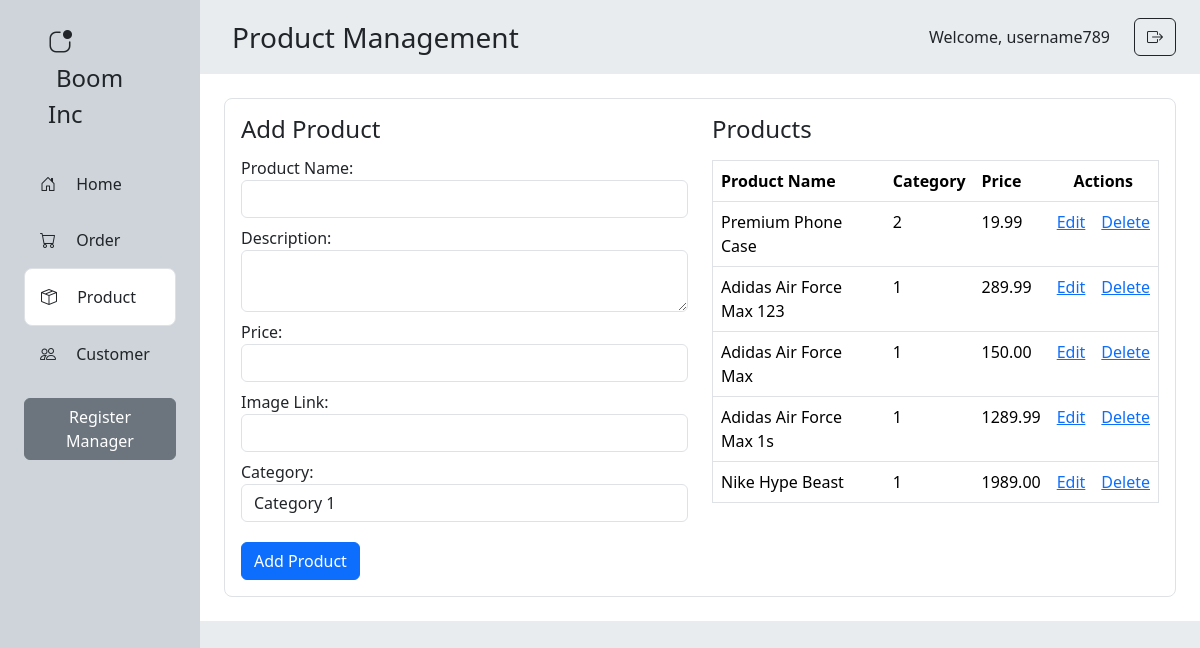
Page /admin/products.php (signed in) on the earlier database version.
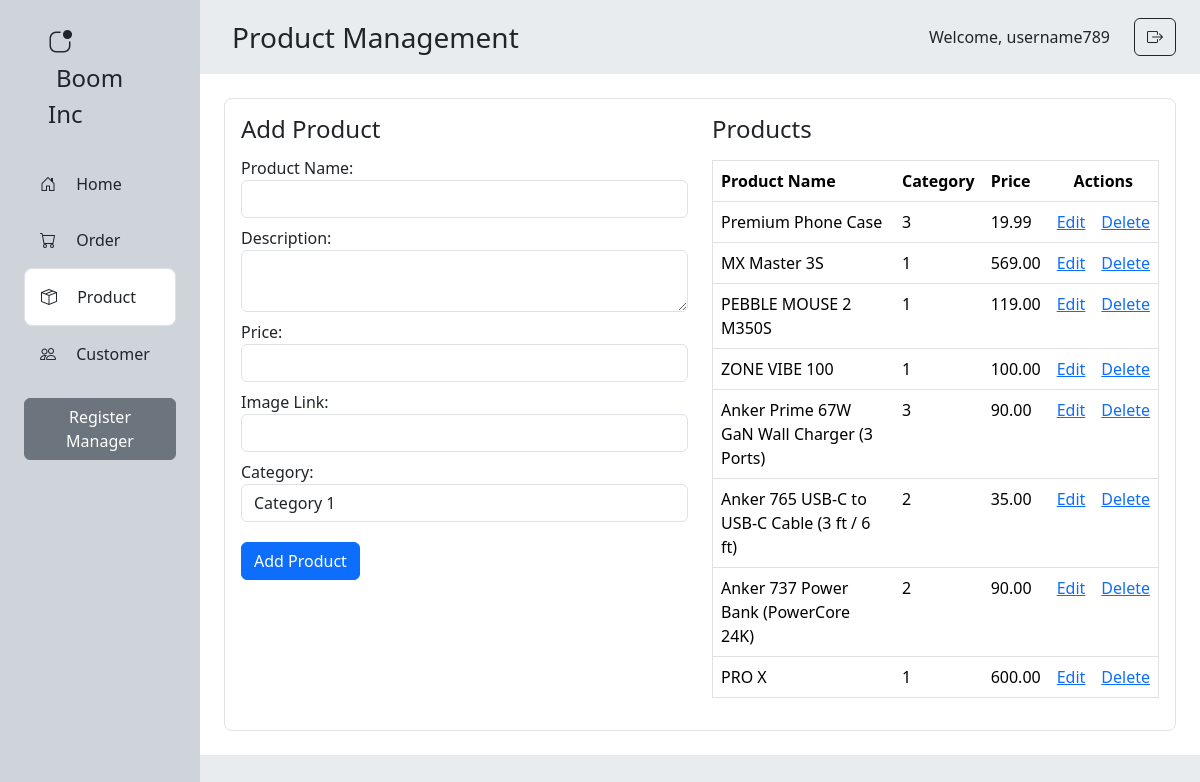
Same page on the later database version.
### tables this page shows
CREATE TABLE `products` (
  `product_id` int(11) NOT NULL,
  `product_name` varchar(255) NOT NULL,
  `description` text NOT NULL,
  `price` decimal(10,2) NOT NULL,
  `image_path` varchar(255) NOT NULL,
  `category_id` int(11) NOT NULL
);

### admin/products.php (the view, shortened to what this page needs)
<?php
include '../includes/db_connect.php';
$username = $_SESSION['username'];
?>
<!DOCTYPE html>
<html>
<head>
    <link rel="stylesheet" href="https://cdn.jsdelivr.net/npm/bootstrap@5.3.2/dist/css/bootstrap.min.css">
    <link rel="stylesheet" href="https://cdn.jsdelivr.net/npm/bootstrap-icons@1.11.3/font/bootstrap-icons.min.css">
</head>
<body>
    <div class="row m-0 min-vh-100">
        <div class="col-2 p-0 bg-dark-subtle">
            <div class="p-4 mx-4 fw-medium">
                <i class="bi bi-app-indicator fs-4 me-3"></i>
                <span class="ms-2 fs-4">Boom Inc</span>
            </div>
            <div class="mx-4">
                <div class="p-3">
                    <i class="bi bi-house-door me-3"></i>
                    Home
                </div>
                <div class="p-3" onclick="location.href='orders.php';" style="cursor: pointer;">
                    <i class="bi bi-cart me-3"></i>
                    Order
                </div>
                <div class="p-3 border rounded rounded-3 bg-white">
                    <i class="bi bi-box-seam me-3"></i>
                    Product
                </div>
                <div class="p-3">
                    <i class="bi bi-people me-3"></i>
                    Customer
                </div>
                <?php if ($_SESSION['role'] == 'admin'): ?>
                    <a href="register.php" class="my-3 btn btn-secondary">Register Manager</a>
                <?php endif; ?>
            </div>
        </div>
        <div class="col-10 p-0 bg-body-secondary">
            <div class="d-flex justify-content-between align-items-center">
                <div class="fw-medium fs-3 p-3 mx-3">
                    Product Management
                </div>
                <div class="px-4 d-flex align-items-center">
                    <span class="fs-6 fw-medium pe-4">Welcome,
                        <?php echo $username; ?>
                    </span>
                    <a href="logout.php" class="btn btn-outline-dark">
                        <i class="bi bi-box-arrow-right"></i>
                    </a>
                </div>
            </div>
            <div class="bg-white p-4">
                <div class="p-3 border rounded rounded-3">
                    <div class="row">
                        <div class="col-6 justify-content-around">
                            <h4 class="mb-2">Add Product</h4>
                            <form method="post">
                                <div class="py-1">
                                    <label for="product_name">Product Name:</label>
                                    <input type="text" class="form-control" id="product_name" name="product_name"
                                        required>
                                </div>
                                <div class="py-1">
                                    <label for="description">Description:</label>
                                    <textarea class="form-control" id="description" name="description"></textarea>
                                </div>
                                <div class="py-1">
                                    <label for="price">Price:</label>
                                    <input type="number" class="form-control" id="price" name="price" step=".01"
                                        required>
                                </div>
                                <div class="py-1">
                                    <label for="image_path">Image Link:</label>
                                    <input type="text" class="form-control" id="image_path" name="image_path" required>
                                </div>
                                <div class="py-1">
                                    <label for="category_id">Category:</label>
                                    <select class="form-control" id="category_id" name="category_id">
                                        <option value="1">Category 1</option>
                                    </select>
                                </div>
                                <button type="submit" name="submit" class="btn btn-primary mt-3">Add Product</button>
                            </form>
                        </div>
                        <div class="col-6">
                            <h4 class="mb-3">Products</h4>
                            <table class="table border">
                                <thead>
                                    <tr>
                                        <th>Product Name</th>
                                        <th>Category</th>
                                        <th>Price</th>
                                        <th colspan="2" class="text-center">Actions</th>
                                    </tr>
                                </thead>
                                <tbody>
                                    <?php
                                    $stmt = $conn->query("SELECT * FROM products");
                                    while ($row = $stmt->fetch()) { ?>
                                        <tr>
                                            <td>
                                                <?php echo $row['product_name']; ?>
                                            </td>
                                            <td>
                                                <?php echo $row['category_id']; ?>
                                            </td>
                                            <td>
                                                <?php echo $row['price']; ?>
                                            </td>
                                            <td class="text-center"><a
                                                    href="edit_product.php?id=<?php echo $row['product_id']; ?>">Edit</a>
                                            </td>
                                            <td class="text-center">
                                                <a href="" data-bs-toggle="modal" data-bs-target="#confirmDeleteModal"
                                                    data-product-id="<?php echo $row['product_id']; ?>">Delete</a>
                                            </td>
                                        </tr>
                                    <?php } ?>
                                </tbody>
                            </table>
                        </div>
                    </div>
                </div>
            </div>
        </div>
    </div>
</body>
</html>

Differences in the rows shown:
removed products: product_name "Adidas Air Force Max 123", category "1", price "289.99"
removed products: product_name "Adidas Air Force Max", category "1", price "150.00"
removed products: product_name "Adidas Air Force Max 1s", category "1", price "1289.99"
removed products: product_name "Nike Hype Beast", category "1", price "1989.00"
changed products "Premium Phone Case": category "2" → "3"
added products: product_name "MX Master 3S", category "1", price "569.00"
added products: product_name "PEBBLE MOUSE 2 M350S", category "1", price "119.00"
added products: product_name "ZONE VIBE 100", category "1", price "100.00"
added products: product_name "Anker Prime 67W GaN Wall Charger (3 Ports)", category "3", price "90.00"
added products: product_name "Anker 765 USB-C to USB-C Cable (3 ft / 6 ft)", category "2", price "35.00"
added products: product_name "Anker 737 Power Bank (PowerCore 24K)", category "2", price "90.00"
added products: product_name "PRO X", category "1", price "600.00"
